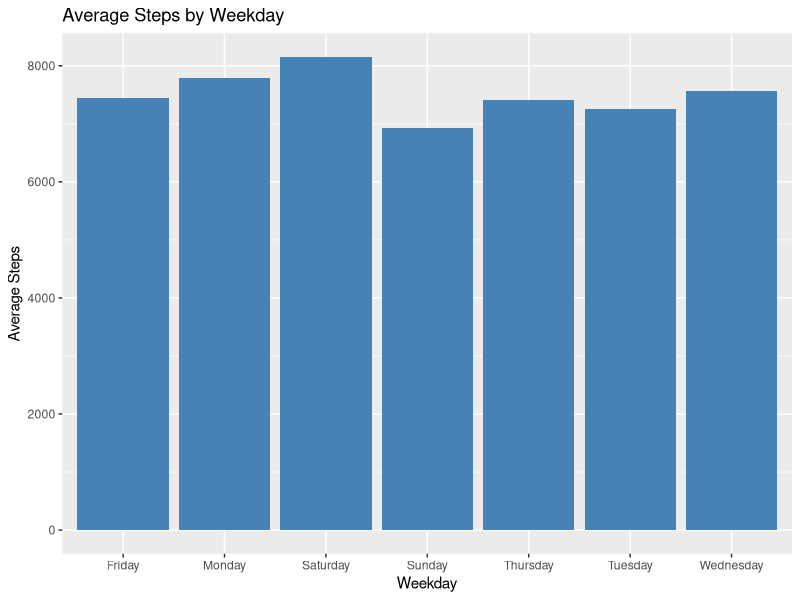
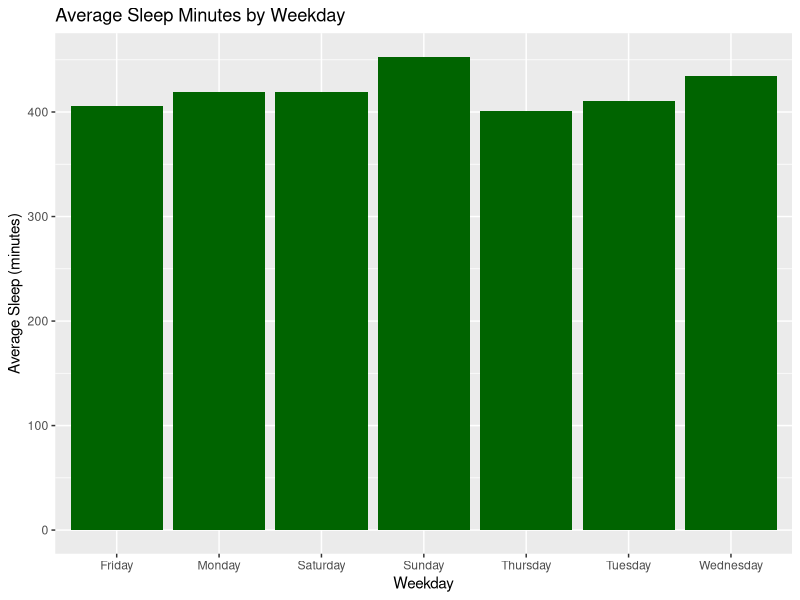
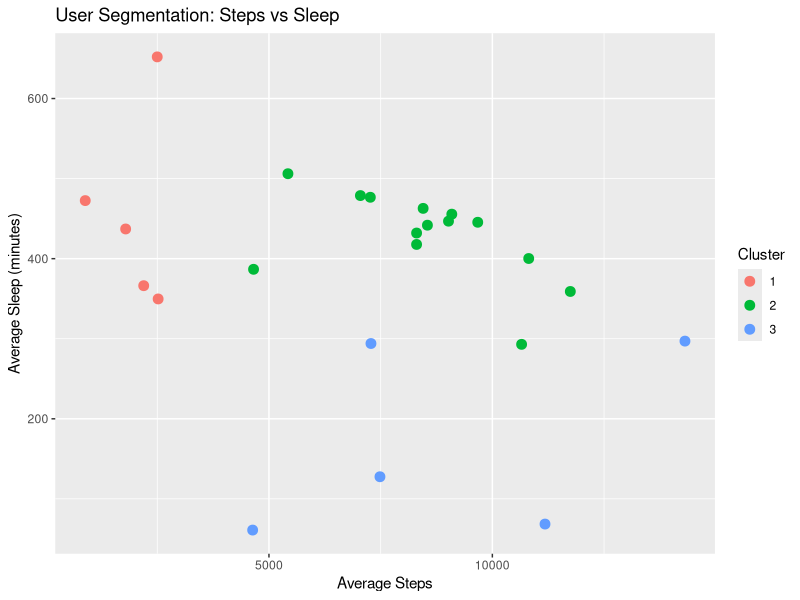

The R script that drew these images, in order:
## ---- chunk 1
library(tidyverse)
library(stats)

data <- read_csv("../data/processed/final_dataset_prepared.csv")
## ---- chunk 2
summary_stats <- data %>%
  summarise(
    mean_steps = mean(TotalSteps, na.rm = TRUE),
    median_steps = median(TotalSteps, na.rm = TRUE),
    sd_steps = sd(TotalSteps, na.rm = TRUE),
    mean_active = mean(total_active_minutes, na.rm = TRUE),
    mean_sedentary_ratio = mean(sedentary_ratio, na.rm = TRUE),
    mean_sleep = mean(TotalMinutesAsleep, na.rm = TRUE),
    mean_time_in_bed = mean(TotalTimeInBed, na.rm = TRUE),
    mean_calories = mean(Calories, na.rm = TRUE)
  )
summary_stats
## ---- chunk 3
weekday_analysis <- data %>%
  group_by(is_weekend) %>%
  summarise(
    mean_steps = mean(TotalSteps, na.rm = TRUE),
    mean_sleep = mean(TotalMinutesAsleep, na.rm = TRUE),
    mean_sedentary = mean(sedentary_ratio, na.rm = TRUE)
  )
weekday_analysis
## ---- chunk 4
avg_steps_weekday <- data %>%
  group_by(weekday) %>%
  summarise(mean_steps = mean(TotalSteps, na.rm = TRUE)) %>%
  arrange(match(weekday, c("Monday","Tuesday","Wednesday","Thursday","Friday","Saturday","Sunday")))

p_steps_weekday <- ggplot(avg_steps_weekday, aes(x = weekday, y = mean_steps)) +
  geom_bar(stat = "identity", fill = "steelblue") +
  ggtitle("Average Steps by Weekday") +
  xlab("Weekday") +
  ylab("Average Steps")
p_steps_weekday
## ---- chunk 5
avg_sleep_weekday <- data %>%
  group_by(weekday) %>%
  summarise(mean_sleep_minutes = mean(TotalMinutesAsleep, na.rm = TRUE)) %>%
  arrange(match(weekday, c("Monday","Tuesday","Wednesday","Thursday","Friday","Saturday","Sunday")))

p_sleep_weekday <- ggplot(avg_sleep_weekday, aes(x = weekday, y = mean_sleep_minutes)) +
  geom_bar(stat = "identity", fill = "darkgreen") +
  ggtitle("Average Sleep Minutes by Weekday") +
  xlab("Weekday") +
  ylab("Average Sleep (minutes)")
p_sleep_weekday
## ---- chunk 6
user_corr <- data %>%
  group_by(Id) %>%
  summarise(
    cor_steps_sleep = if(sum(!is.na(TotalSteps) & !is.na(TotalMinutesAsleep)) > 1) {
      cor(TotalSteps, TotalMinutesAsleep, use = "complete.obs")
    } else {
      NA_real_
    }
  )
user_corr
## ---- chunk 7
segmentation_vars <- data %>%
  group_by(Id) %>%
  summarise(
    avg_steps = mean(TotalSteps, na.rm = TRUE),
    avg_sleep = mean(TotalMinutesAsleep, na.rm = TRUE),
    avg_sedentary = mean(sedentary_ratio, na.rm = TRUE)
  ) %>%
  filter(!is.na(avg_steps) & !is.na(avg_sleep) & !is.na(avg_sedentary))

seg_scaled <- scale(segmentation_vars[, -1])
set.seed(123)
k_clusters <- kmeans(seg_scaled, centers = 3)
segmentation_vars$cluster <- k_clusters$cluster
segmentation_vars
## ---- chunk 8
ggplot(segmentation_vars, aes(x = avg_steps, y = avg_sleep, color = factor(cluster))) +
  geom_point(size = 3) +
  ggtitle("User Segmentation: Steps vs Sleep") +
  xlab("Average Steps") +
  ylab("Average Sleep (minutes)") +
  scale_color_discrete(name = "Cluster")
